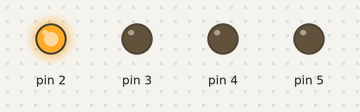
A sketch run on a simulated Arduino Uno, built with avr-gcc and run on an emulated ATmega328P. On the bench: output pins drawn as LEDs (lit = HIGH).

Above: at 0.2 s.
At 0.87 s:
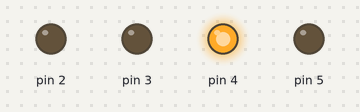
At 1.12 s:
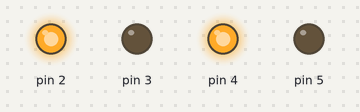
At 2.12 s:
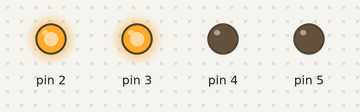
At 2.87 s:
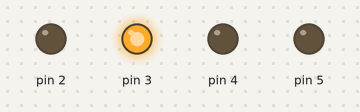
Timing chart, 0 to 3.5 s (numbered marks = the images above):
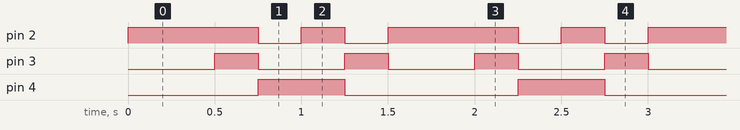

Measured:
- by itself, pin 2: repeats every 1.5 s: LOW 0.25 s, HIGH 0.25 s, LOW 0.25 s, HIGH 0.75 s
- by itself, pin 3: alternates HIGH for 0.25 s and LOW for 0.50 s
- by itself, pin 4: alternates HIGH for 0.50 s and LOW for 1.0 s

The sketch:

IOTweek7license.ino
```cpp
void setup() {
  // put your setup code here, to run once:
  pinMode(2,OUTPUT);
  pinMode(3,OUTPUT);
  pinMode(4,OUTPUT);
  pinMode(5,OUTPUT);
}

void loop() {
  // put your main code here, to run repeatedly:
  p_led(1,0,0,0);
  p_led(1,0,1,0);
  p_led(1,1,0,0);
  p_led(0,0,1,1);
  p_led(1,0,0,1);
  p_led(0,1,1,0);
}

void p_led(int a, int b, int c, int d){
  int d_time = 250;
  digitalWrite(2,a);
  digitalWrite(3,b);
  digitalWrite(4,c);
  digitalWrite(4,d);
  delay(d_time);
}
```
